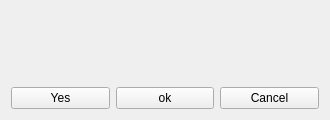
<?xml version="1.0" encoding="UTF-8"?>
<ui version="4.0">
 <class>Widget_ConfirmBox</class>
 <widget class="QWidget" name="Widget_ConfirmBox">
  <property name="geometry">
   <rect>
    <x>0</x>
    <y>0</y>
    <width>330</width>
    <height>120</height>
   </rect>
  </property>
  <property name="minimumSize">
   <size>
    <width>330</width>
    <height>120</height>
   </size>
  </property>
  <property name="maximumSize">
   <size>
    <width>330</width>
    <height>16777215</height>
   </size>
  </property>
  <property name="windowTitle">
   <string>Form</string>
  </property>
  <layout class="QVBoxLayout" name="verticalLayout" stretch="1,0">
   <item>
    <widget class="DigiBaseLabel" name="m_pMsg">
     <property name="font">
      <font>
       <family>Arial Unicode MS</family>
       <pointsize>11</pointsize>
      </font>
     </property>
     <property name="text">
      <string/>
     </property>
     <property name="alignment">
      <set>Qt::AlignmentFlag::AlignCenter</set>
     </property>
     <property name="wordWrap">
      <bool>true</bool>
     </property>
    </widget>
   </item>
   <item>
    <layout class="QHBoxLayout" name="horizontalLayout">
     <item>
      <widget class="DigiIconPushBtn" name="m_pBtnYes">
       <property name="text">
        <string>Yes</string>
       </property>
      </widget>
     </item>
     <item>
      <widget class="DigiIconPushBtn" name="m_pBtnOk">
       <property name="text">
        <string>ok</string>
       </property>
      </widget>
     </item>
     <item>
      <widget class="DigiIconPushBtn" name="m_pBtnCancel">
       <property name="text">
        <string>Cancel</string>
       </property>
      </widget>
     </item>
    </layout>
   </item>
  </layout>
 </widget>
 <customwidgets>
  <customwidget>
   <class>DigiBaseLabel</class>
   <extends>QLabel</extends>
   <header location="global">BaseUI/digibaselabel.h</header>
  </customwidget>
  <customwidget>
   <class>DigiIconPushBtn</class>
   <extends>QPushButton</extends>
   <header location="global">BaseUI/digiiconpushbtn.h</header>
  </customwidget>
 </customwidgets>
 <resources/>
 <connections/>
</ui>
